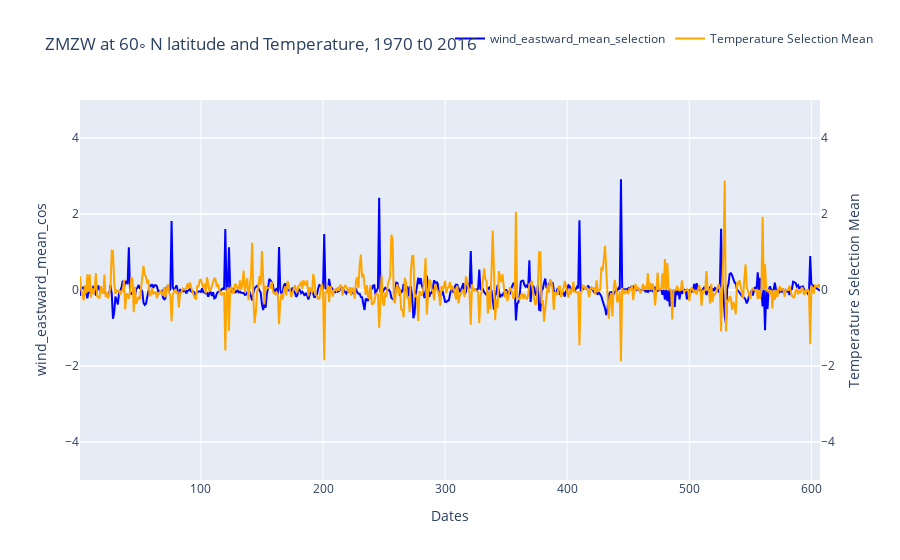

Notebook source saved alongside this figure:
### Code cell
fig = go.Figure()

fig.add_trace(go.Scatter(x=df['index_'], y=df['wind_eastward_mean_cos'], name='wind_eastward_mean_selection', line=dict(color='blue')))
fig.add_trace(go.Scatter(x=df['index_'], y=df['temperature_mean_selection'], name='Temperature Selection Mean', line=dict(color='orange'), yaxis='y2'))

# Set layout
fig.update_layout(
    yaxis=dict(
        range=[-5, 5],
        title='wind_eastward_mean_cos'
    )
    ,yaxis2=dict(
        range=[-5, 5],
        title='Temperature Selection Mean',
        side='right',
        overlaying='y'
    )
    ,xaxis=dict(title='Dates'),
    title=f'ZMZW at 60◦ N latitude and Temperature, 1970 t0 2016',
    legend=dict(orientation="h", y=1.2, x=0.5))

# Show the plot
fig.show()

### Figure 1 — Plotly figure (JSON) as saved in the notebook; plotly's stock layout.template omitted (floating-point values rounded to 4 significant figures; data arrays with more than 128 entries replaced by an {"elided": "..."} marker saying what was removed)
{"data": [{"line": {"color": "blue"}, "name": "wind_eastward_mean_selection", "type": "scatter", "x": {"elided": "607 int values"}, "y": {"elided": "607 float values"}}, {"line": {"color": "orange"}, "name": "Temperature Selection Mean", "type": "scatter", "x": {"elided": "607 int values"}, "y": {"elided": "607 float values"}, "yaxis": "y2"}], "layout": {"legend": {"orientation": "h", "x": 0.5, "y": 1.2}, "title": {"text": "ZMZW at 60◦ N latitude and Temperature, 1970 t0 2016"}, "xaxis": {"title": {"text": "Dates"}}, "yaxis": {"range": [-5, 5], "title": {"text": "wind_eastward_mean_cos"}}, "yaxis2": {"overlaying": "y", "range": [-5, 5], "side": "right", "title": {"text": "Temperature Selection Mean"}}}}
